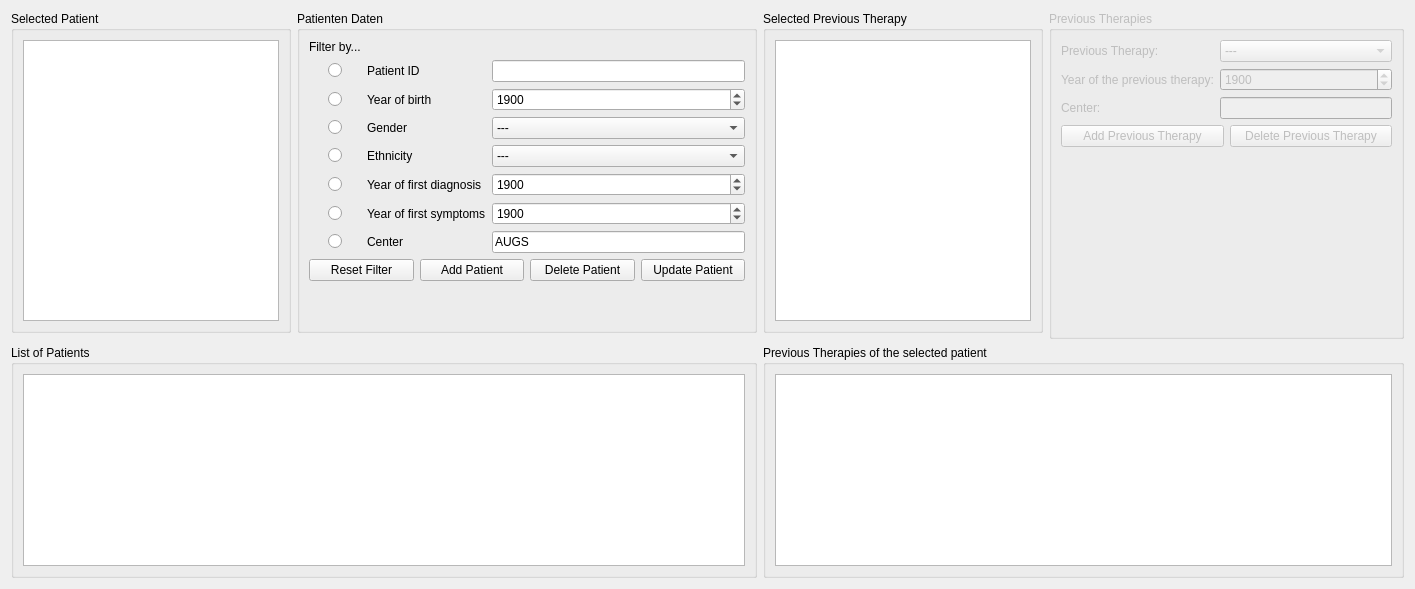
      <widget class="QWidget" name="patients">
       <attribute name="title">
        <string>Patients</string>
       </attribute>
       <layout class="QGridLayout" name="gridLayout_19" rowstretch="0,0,0,1" columnstretch="0,0,0,0">
        <item row="0" column="0">
         <widget class="QGroupBox" name="groupBox_8">
          <property name="title">
           <string>Selected Patient</string>
          </property>
          <layout class="QGridLayout" name="gridLayout_14">
           <item row="0" column="0">
            <widget class="QTextEdit" name="selected_patient_text_patientview">
             <property name="readOnly">
              <bool>true</bool>
             </property>
            </widget>
           </item>
          </layout>
         </widget>
        </item>
        <item row="0" column="1">
         <widget class="QGroupBox" name="groupBox">
          <property name="title">
           <string>Patienten Daten</string>
          </property>
          <layout class="QGridLayout" name="gridLayout_5">
           <item row="0" column="0">
            <layout class="QGridLayout" name="gridLayout_2">
             <item row="9" column="1">
              <widget class="QLabel" name="label_6">
               <property name="text">
                <string>Year of first symptoms</string>
               </property>
              </widget>
             </item>
             <item row="10" column="2">
              <widget class="QLineEdit" name="center_text">
               <property name="text">
                <string>AUGS</string>
               </property>
              </widget>
             </item>
             <item row="6" column="1">
              <widget class="QLabel" name="label_4">
               <property name="text">
                <string>Ethnicity</string>
               </property>
              </widget>
             </item>
             <item row="4" column="1">
              <widget class="QLabel" name="label_2">
               <property name="text">
                <string>Year of birth</string>
               </property>
              </widget>
             </item>
             <item row="4" column="2">
              <widget class="QDateEdit" name="birthyear_calendar">
               <property name="dateTime">
                <datetime>
                 <hour>0</hour>
                 <minute>0</minute>
                 <second>0</second>
                 <year>1900</year>
                 <month>1</month>
                 <day>1</day>
                </datetime>
               </property>
               <property name="displayFormat">
                <string>yyyy</string>
               </property>
               <property name="calendarPopup">
                <bool>false</bool>
               </property>
               <property name="date">
                <date>
                 <year>1900</year>
                 <month>1</month>
                 <day>1</day>
                </date>
               </property>
              </widget>
             </item>
             <item row="5" column="2">
              <widget class="QComboBox" name="gender_dropdown">
               <item>
                <property name="text">
                 <string>---</string>
                </property>
               </item>
               <item>
                <property name="text">
                 <string>male</string>
                </property>
               </item>
               <item>
                <property name="text">
                 <string>female</string>
                </property>
               </item>
               <item>
                <property name="text">
                 <string>divers</string>
                </property>
               </item>
              </widget>
             </item>
             <item row="9" column="2">
              <widget class="QDateEdit" name="firstsymptoms_calendar">
               <property name="displayFormat">
                <string>yyyy</string>
               </property>
               <property name="date">
                <date>
                 <year>1900</year>
                 <month>1</month>
                 <day>1</day>
                </date>
               </property>
              </widget>
             </item>
             <item row="2" column="1">
              <widget class="QLabel" name="label">
               <property name="text">
                <string>Patient ID</string>
               </property>
              </widget>
             </item>
             <item row="8" column="2">
              <widget class="QDateEdit" name="firstdiagnosis_calendar">
               <property name="displayFormat">
                <string>yyyy</string>
               </property>
               <property name="date">
                <date>
                 <year>1900</year>
                 <month>1</month>
                 <day>1</day>
                </date>
               </property>
              </widget>
             </item>
             <item row="6" column="2">
              <widget class="QComboBox" name="ethnicity_dropdown">
               <item>
                <property name="text">
                 <string>---</string>
                </property>
               </item>
               <item>
                <property name="text">
                 <string>American Indian or Alaska Native</string>
                </property>
               </item>
               <item>
                <property name="text">
                 <string>Asian</string>
                </property>
               </item>
               <item>
                <property name="text">
                 <string>Black or African American</string>
                </property>
               </item>
               <item>
                <property name="text">
                 <string>Native Hawaiian or Other Pacific Islander</string>
                </property>
               </item>
               <item>
                <property name="text">
                 <string>White</string>
                </property>
               </item>
               <item>
                <property name="text">
                 <string>Other </string>
                </property>
               </item>
              </widget>
             </item>
             <item row="5" column="1">
              <widget class="QLabel" name="label_3">
               <property name="text">
                <string>Gender</string>
               </property>
              </widget>
             </item>
             <item row="2" column="2">
              <widget class="QLineEdit" name="patient_id_field">
               <property name="text">
                <string/>
               </property>
               <property name="maxLength">
                <number>100</number>
               </property>
               <property name="readOnly">
                <bool>false</bool>
               </property>
              </widget>
             </item>
             <item row="10" column="1">
              <widget class="QLabel" name="label_11">
               <property name="text">
                <string>Center</string>
               </property>
              </widget>
             </item>
             <item row="8" column="1">
              <widget class="QLabel" name="label_5">
               <property name="text">
                <string>Year of first diagnosis</string>
               </property>
              </widget>
             </item>
             <item row="1" column="0">
              <widget class="QLabel" name="label_93">
               <property name="text">
                <string>Filter by...</string>
               </property>
              </widget>
             </item>
             <item row="2" column="0" alignment="Qt::AlignHCenter">
              <widget class="QRadioButton" name="patient_id_radio">
               <property name="layoutDirection">
                <enum>Qt::RightToLeft</enum>
               </property>
               <property name="autoFillBackground">
                <bool>false</bool>
               </property>
               <property name="text">
                <string/>
               </property>
              </widget>
             </item>
             <item row="4" column="0" alignment="Qt::AlignHCenter">
              <widget class="QRadioButton" name="birthyear_radio">
               <property name="layoutDirection">
                <enum>Qt::RightToLeft</enum>
               </property>
               <property name="text">
                <string/>
               </property>
              </widget>
             </item>
             <item row="5" column="0" alignment="Qt::AlignHCenter">
              <widget class="QRadioButton" name="gender_radio">
               <property name="layoutDirection">
                <enum>Qt::RightToLeft</enum>
               </property>
               <property name="text">
                <string/>
               </property>
              </widget>
             </item>
             <item row="6" column="0" alignment="Qt::AlignHCenter">
              <widget class="QRadioButton" name="ethnicity_radio">
               <property name="layoutDirection">
                <enum>Qt::RightToLeft</enum>
               </property>
               <property name="text">
                <string/>
               </property>
              </widget>
             </item>
             <item row="8" column="0" alignment="Qt::AlignHCenter">
              <widget class="QRadioButton" name="firstdiagnosis_radio">
               <property name="layoutDirection">
                <enum>Qt::RightToLeft</enum>
               </property>
               <property name="text">
                <string/>
               </property>
              </widget>
             </item>
             <item row="9" column="0" alignment="Qt::AlignHCenter">
              <widget class="QRadioButton" name="firstsymptoms_radio">
               <property name="layoutDirection">
                <enum>Qt::RightToLeft</enum>
               </property>
               <property name="text">
                <string/>
               </property>
              </widget>
             </item>
             <item row="10" column="0" alignment="Qt::AlignHCenter">
              <widget class="QRadioButton" name="center_radio">
               <property name="layoutDirection">
                <enum>Qt::RightToLeft</enum>
               </property>
               <property name="text">
                <string/>
               </property>
              </widget>
             </item>
            </layout>
           </item>
           <item row="3" column="0">
            <spacer name="verticalSpacer">
             <property name="orientation">
              <enum>Qt::Vertical</enum>
             </property>
             <property name="sizeHint" stdset="0">
              <size>
               <width>20</width>
               <height>40</height>
              </size>
             </property>
            </spacer>
           </item>
           <item row="1" column="0">
            <layout class="QGridLayout" name="gridLayout_3">
             <item row="0" column="2">
              <widget class="QPushButton" name="patient_delete_button">
               <property name="text">
                <string>Delete Patient</string>
               </property>
              </widget>
             </item>
             <item row="0" column="1">
              <widget class="QPushButton" name="patient_add_button">
               <property name="text">
                <string>Add Patient</string>
               </property>
              </widget>
             </item>
             <item row="0" column="4">
              <widget class="QPushButton" name="patient_update_button">
               <property name="text">
                <string>Update Patient</string>
               </property>
              </widget>
             </item>
             <item row="0" column="0">
              <widget class="QPushButton" name="patient_reset_filter_button">
               <property name="text">
                <string>Reset Filter</string>
               </property>
              </widget>
             </item>
            </layout>
           </item>
          </layout>
         </widget>
        </item>
        <item row="3" column="0" colspan="2">
         <widget class="QGroupBox" name="groupBox_2">
          <property name="title">
           <string>List of Patients</string>
          </property>
          <layout class="QGridLayout" name="gridLayout_4">
           <item row="0" column="0">
            <widget class="QTableView" name="patient_tableView"/>
           </item>
          </layout>
         </widget>
        </item>
        <item row="0" column="2">
         <widget class="QGroupBox" name="groupBox_12">
          <property name="title">
           <string>Selected Previous Therapy</string>
          </property>
          <layout class="QGridLayout" name="gridLayout_24">
           <item row="1" column="0">
            <widget class="QTextEdit" name="selected_therapy_text_patientview">
             <property name="readOnly">
              <bool>true</bool>
             </property>
            </widget>
           </item>
          </layout>
         </widget>
        </item>
        <item row="0" column="3" rowspan="2">
         <widget class="QGroupBox" name="previous_therapies">
          <property name="enabled">
           <bool>false</bool>
          </property>
          <property name="title">
           <string>Previous Therapies</string>
          </property>
          <layout class="QGridLayout" name="gridLayout_22">
           <item row="0" column="0">
            <layout class="QGridLayout" name="gridLayout_21">
             <item row="1" column="1">
              <widget class="QDateEdit" name="therapy_calendar">
               <property name="displayFormat">
                <string>yyyy</string>
               </property>
               <property name="date">
                <date>
                 <year>1900</year>
                 <month>1</month>
                 <day>1</day>
                </date>
               </property>
              </widget>
             </item>
             <item row="0" column="0">
              <widget class="QLabel" name="label_19">
               <property name="text">
                <string>Previous Therapy:</string>
               </property>
              </widget>
             </item>
             <item row="0" column="1">
              <widget class="QComboBox" name="therapy_dropdown">
               <item>
                <property name="text">
                 <string>---</string>
                </property>
               </item>
               <item>
                <property name="text">
                 <string>Botox injection</string>
                </property>
               </item>
               <item>
                <property name="text">
                 <string>Pneumatic Dilatation 30ml</string>
                </property>
               </item>
               <item>
                <property name="text">
                 <string>Pneumatic Dilatation 35ml</string>
                </property>
               </item>
               <item>
                <property name="text">
                 <string>Pneumatic Dilatation 40ml</string>
                </property>
               </item>
               <item>
                <property name="text">
                 <string>POEM</string>
                </property>
               </item>
               <item>
                <property name="text">
                 <string>LHM</string>
                </property>
               </item>
               <item>
                <property name="text">
                 <string>Other</string>
                </property>
               </item>
              </widget>
             </item>
             <item row="4" column="0">
              <widget class="QLabel" name="label_88">
               <property name="text">
                <string>Center:</string>
               </property>
              </widget>
             </item>
             <item row="1" column="0">
              <widget class="QLabel" name="label_20">
               <property name="text">
                <string>Year of the previous therapy:</string>
               </property>
              </widget>
             </item>
             <item row="4" column="1">
              <widget class="QLineEdit" name="center_previous_therapy_text"/>
             </item>
            </layout>
           </item>
           <item row="1" column="0">
            <layout class="QGridLayout" name="gridLayout_23">
             <item row="0" column="0">
              <widget class="QPushButton" name="previous_therapy_add_button">
               <property name="text">
                <string>Add Previous Therapy</string>
               </property>
              </widget>
             </item>
             <item row="0" column="1">
              <widget class="QPushButton" name="previous_therapy_delete_button">
               <property name="text">
                <string>Delete Previous Therapy</string>
               </property>
              </widget>
             </item>
            </layout>
           </item>
           <item row="2" column="0">
            <spacer name="verticalSpacer_9">
             <property name="orientation">
              <enum>Qt::Vertical</enum>
             </property>
             <property name="sizeHint" stdset="0">
              <size>
               <width>20</width>
               <height>40</height>
              </size>
             </property>
            </spacer>
           </item>
          </layout>
         </widget>
        </item>
        <item row="3" column="2" colspan="2">
         <widget class="QGroupBox" name="groupBox_13">
          <property name="title">
           <string>Previous Therapies of the selected patient</string>
          </property>
          <layout class="QGridLayout" name="gridLayout_25">
           <item row="0" column="0">
            <widget class="QTableView" name="therapy_tableView"/>
           </item>
          </layout>
         </widget>
        </item>
       </layout>
      </widget>
